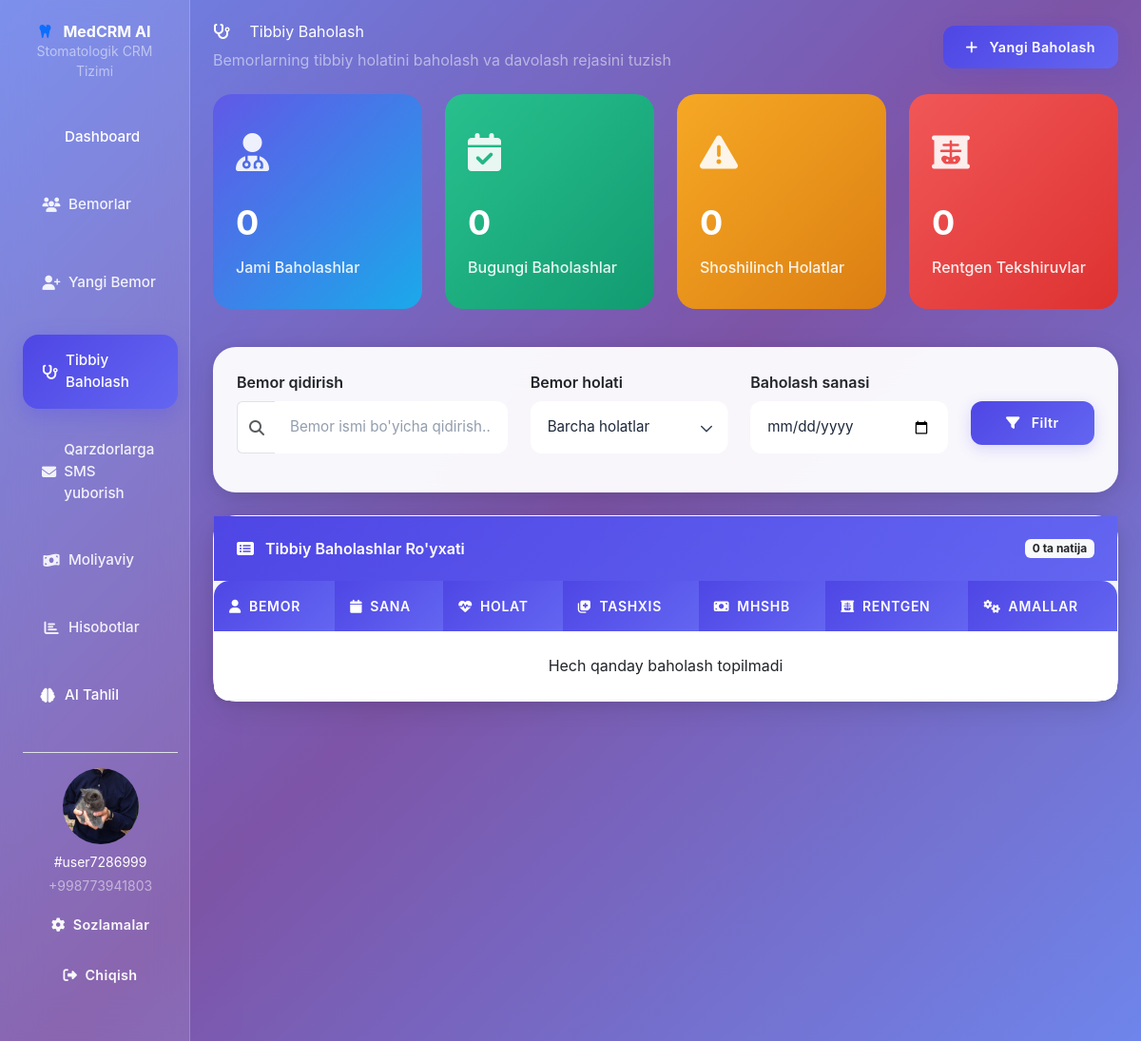
Page /patients/assessment/ (signed in) on the committed database.
### accounts/models.py (models this page shows, shortened)
class Account(AbstractBaseUser, PermissionsMixin):  # <--- PermissionsMixin qo'shildi
    class Meta:
        permissions = [('can_view_account', 'Can view account')]
        default_permissions = []
    first_name = models.CharField(max_length=50, blank=True, null=True)
    last_name = models.CharField(max_length=50, blank=True, null=True)
    profile_image = models.ImageField(upload_to='profile_images/', default="default_profile_image.png", blank=True, null=True)
    username = models.CharField(max_length=50, unique=True, editable=False)
    phone = models.CharField(max_length=15, unique=True, validators=[RegexValidator(regex=r'^\+998\d{9}$', message='Phone number must start with +998 followed by 9 digits')])
    email = models.EmailField(max_length=100, unique=True, blank=True, null=True)
    date_joined = models.DateTimeField(auto_now_add=True)
    last_login = models.DateTimeField(auto_now=True)
    is_admin = models.BooleanField(default=False)
    is_staff = models.BooleanField(default=False)
    is_active = models.BooleanField(default=True)
    is_superadmin = models.BooleanField(default=False)
    is_banned = models.BooleanField(default=False, blank=True, null=True)
    USERNAME_FIELD = 'phone'
    REQUIRED_FIELDS = ["first_name", "last_name"]
    objects = MyAccountManager()
    def profile_image_exists(self):
        return bool(self.profile_image)

### patients/views.py (the view, shortened to what this page needs)
# urls.py: path('assessment/', AssessmentView.as_view(), name='assessment'),
class AssessmentView(View):
    def get(self, request):
        if not request.user.is_authenticated:
            return redirect('login')
        """

        Bemor baholash sahifasini ko'rsatish.
        """
        assessments = MedicalAssessment.objects.select_related('patient').all().order_by('-assessment_date')
        patient_name = request.GET.get('patient_name', '')
        condition = request.GET.get('condition', '')
        assessment_date = request.GET.get('assessment_date', '')
        assessment_form = MedicalAssessmentForm()
        if patient_name:
            assessments = assessments.filter(patient__full_name__icontains=patient_name)
        if condition:
            assessments = assessments.filter(patient_condition=condition)
        if assessment_date:
            assessments = assessments.filter(assessment_date=assessment_date)
        context = {
            'assessments': assessments,
            'total_assessments': MedicalAssessment.objects.count(),
            'today_assessments': MedicalAssessment.objects.filter(assessment_date=date.today()).count(),
            'form': assessment_form,
            'emergency_cases': MedicalAssessment.objects.filter(patient_condition__in=['extraction', 'pulpitis']).count(),
            'xray_cases': MedicalAssessment.objects.filter(patient_condition='xray').count(),
        }
        return render(request, 'dashboard/assessment.html', context)

### Templates/dashboard/assessment.html (shortened to what this page needs)
{% extends 'base.html' %}
{% block content %}
<div class="animate-fade-in">
    <div class="d-flex justify-content-between align-items-center mb-4">
        <div>
            <h1 class="text-white mb-2">
                <i class="fas fa-stethoscope me-3"></i>
                Tibbiy Baholash
            </h1>
            <p class="text-white-50 mb-0">Bemorlarning tibbiy holatini baholash va davolash rejasini tuzish</p>
        </div>
        <button class="btn btn-primary" data-bs-toggle="modal" data-bs-target="#addAssessmentModal">
            <i class="fas fa-plus me-2"></i>
            Yangi Baholash
        </button>
    </div>
    <div class="row mb-4">
        <div class="col-lg-3 col-md-6 mb-3">
            <div class="stat-card">
                <div class="stat-icon">
                    <i class="fas fa-user-md"></i>
                </div>
                <div class="stat-number">{{ total_assessments }}</div>
                <div class="stat-label">Jami Baholashlar</div>
            </div>
        </div>
        <div class="col-lg-3 col-md-6 mb-3">
            <div class="stat-card" style="background: linear-gradient(135deg, #10b981, #059669);">
                <div class="stat-icon">
                    <i class="fas fa-calendar-check"></i>
                </div>
                <div class="stat-number">{{ today_assessments }}</div>
                <div class="stat-label">Bugungi Baholashlar</div>
            </div>
        </div>
        <div class="col-lg-3 col-md-6 mb-3">
            <div class="stat-card" style="background: linear-gradient(135deg, #f59e0b, #d97706);">
                <div class="stat-icon">
                    <i class="fas fa-exclamation-triangle"></i>
                </div>
                <div class="stat-number">{{ emergency_cases }}</div>
                <div class="stat-label">Shoshilinch Holatlar</div>
            </div>
        </div>
        <div class="col-lg-3 col-md-6 mb-3">
            <div class="stat-card" style="background: linear-gradient(135deg, #ef4444, #dc2626);">
                <div class="stat-icon">
                    <i class="fas fa-x-ray"></i>
                </div>
                <div class="stat-number">{{ xray_cases }}</div>
                <div class="stat-label">Rentgen Tekshiruvlar</div>
            </div>
        </div>
    </div>
    <div class="glass-card p-4 mb-4">
        <form method="GET">
            <div class="row">
                <div class="col-md-4 mb-3">
                    <label class="form-label text-dark fw-semibold">Bemor qidirish</label>
                    <div class="input-group">
                        <span class="input-group-text bg-white border-end-0">
                            <i class="fas fa-search text-muted"></i>
                        </span>
                        <input type="text" name="patient_name" class="form-control border-start-0"
                               placeholder="Bemor ismi bo'yicha qidirish..." value="{{ request.GET.patient_name }}">
                    </div>
                </div>
                <div class="col-md-3 mb-3">
                    <label class="form-label text-dark fw-semibold">Bemor holati</label>
                    <select class="form-select" name="condition">
                        <option value="">Barcha holatlar</option>
                    </select>
                </div>
                <div class="col-md-3 mb-3">
                    <label class="form-label text-dark fw-semibold">Baholash sanasi</label>
                    <input type="date" name="assessment_date" class="form-control" value="{{ request.GET.assessment_date }}">
                </div>
                <div class="col-md-2 mb-3">
                    <label class="form-label text-dark fw-semibold">&nbsp;</label>
                    <button type="submit" class="btn btn-primary w-100">
                        <i class="fas fa-filter me-2"></i>
                        Filtr
                    </button>
                </div>
            </div>
        </form>
    </div>
    <div class="glass-card">
        <div class="card-header d-flex justify-content-between align-items-center">
            <h5 class="mb-0">
                <i class="fas fa-list-alt me-2"></i>
                Tibbiy Baholashlar Ro'yxati
            </h5>
            <span class="badge bg-light text-dark">{{ assessments.count }} ta natija</span>
        </div>
        <div class="card-body p-0">
            <div class="table-responsive">
                <table class="table table-hover mb-0">
                    <thead>
                        <tr>
                            <th><i class="fas fa-user me-2"></i>Bemor</th>
                            <th><i class="fas fa-calendar me-2"></i>Sana</th>
                            <th><i class="fas fa-heartbeat me-2"></i>Holat</th>
                            <th><i class="fas fa-notes-medical me-2"></i>Tashxis</th>
                            <th><i class="fas fa-money-bill me-2"></i>MHSHB</th>
                            <th><i class="fas fa-x-ray me-2"></i>Rentgen</th>
                            <th><i class="fas fa-cogs me-2"></i>Amallar</th>
                        </tr>
                    </thead>
                    <tbody>
                        {% for assessment in assessments %}
                        <tr>
                            <td>
                                <div class="d-flex align-items-center">
                                    <div class="avatar-sm bg-primary text-white rounded-circle d-flex align-items-center justify-content-center me-3">
                                        {{ assessment.patient.full_name|slice:":2" }}
                                    </div>
                                    <div>
                                        <strong>{{ assessment.patient.full_name }}</strong>
                                        <br>
                                        <small class="text-muted">ID: {{ assessment.patient.id }}</small>
                                    </div>
                                </div>
                            </td>
                            <td>
                                <span class="fw-semibold">{{ assessment.assessment_date|date:"d.m.Y" }}</span>
                                <br>
                                <small class="text-muted">{{ assessment.created|time }}</small>
                            </td>
                            <td>
                                <span class="badge bg-danger-subtle text-danger px-3 py-2">
                                    <i class="fas fa-tooth me-1"></i>
                                    {{ assessment.get_patient_condition_display }}
                                </span>
                            </td>
                            <td>
                                <span class="text-truncate d-inline-block" style="max-width: 200px;" title="{{ assessment.diagnosis|default:'Tashxis kiritilmagan' }}">
                                    {{ assessment.diagnosis|truncatechars:30|default:'Tashxis kiritilmagan' }}
                                </span>
                            </td>
                            <td>
                                <span class="fw-bold text-success">{{ assessment.total_mhshb }} so'm</span>
                            </td>
                            <td>
                                <span class="badge {% if assessment.rengen_image %}bg-success-subtle text-success{% else %}bg-secondary-subtle text-secondary{% endif %}">
                                    <i class="fas {% if assessment.rengen_image %}fa-check{% else %}fa-times{% endif %} me-1"></i>
                                    {% if assessment.rengen_image %}Mavjud{% else %}Yo'q{% endif %}
                                </span>
                            </td>
                            <td>
                                <div class="action-buttons">
                                    <a href="{% url 'assessment_detail' assessment.id %}" class="btn btn-sm btn-outline-primary action-btn me-1" title="Ko'rish">
                                        <i class="fas fa-eye"></i>
                                    </a>
                                    <a href="{% url 'assessment_edit' assessment.id %}" class="btn btn-sm btn-outline-success action-btn me-1" title="Tahrirlash">
                                        <i class="fas fa-edit"></i>
                                    </a>
                                    <form method="post" action="{% url 'assessment_delete' assessment.id %}" class="d-inline">
                                        {% csrf_token %}
                                        <button type="submit" class="btn btn-sm btn-outline-danger action-btn" title="O'chirish" onclick="return confirm('Haqiqatan ham bu baholashni o\'chirmoqchimisiz?')">
                                            <i class="fas fa-trash"></i>
                                        </button>
                                    </form>
                                </div>
                            </td>
                        </tr>
                        {% empty %}
                        <tr>
                            <td colspan="7" class="text-center py-4">Hech qanday baholash topilmadi</td>
                        </tr>
                        {% endfor %}
                    </tbody>
                </table>
            </div>
        </div>
    </div>
</div>
{% endblock %}
{% block extra_js %}
<link href="https://cdn.jsdelivr.net/npm/select2@4.1.0-rc.0/dist/css/select2.min.css" rel="stylesheet" />
{% endblock %}

### Templates/includes/header.html (shortened to what this page needs)
<div class="col-md-3 col-lg-2 sidebar p-4">
    <div class="text-center mb-4">
        <h3 class="text-white fw-bold">
            <i class="fas fa-tooth text-primary me-2"></i>
            MedCRM AI
        </h3>
        <p class="text-white-50 small">Stomatologik CRM Tizimi</p>
    </div>
    <nav class="nav flex-column">
        <a class="nav-link nav-item text-white p-3 {% if request.path == '/' %}active{% endif %}"
           href="{% url 'home' %}">
             Dashboard
        </a>
        <a class="nav-link nav-item {% if request.path == '/patients/' %}active{% endif %}"
           href="{% url 'patients' %}">
            <i class="fas fa-users me-2"></i> Bemorlar
        </a>
        <a class="nav-link nav-item {% if request.path == '/patients/add/' %}active{% endif %}"
           href="{% url 'add_patient' %}">
            <i class="fas fa-user-plus me-2"></i> Yangi Bemor
        </a>
        <a class="nav-link nav-item {% if request.path == '/patients/assessment/' %}active{% endif %}"
           href="{% url 'assessment' %}">
            <i class="fas fa-stethoscope me-2"></i> Tibbiy Baholash
        </a>
        <a class="nav-link nav-item"
           href="{% url 'debt_notification' %}">
            <i class="fa-solid fa-envelope me-2"></i> Qarzdorlarga SMS yuborish
        </a>
        <a class="nav-link nav-item {% if request.path == '/payments/' %}active{% endif %}"
           href="{% url 'payment' %}">
            <i class="fas fa-money-bill-wave me-2"></i> Moliyaviy
        </a>
        <a class="nav-link nav-item {% if request.path == '/reports/' %}active{% endif %}"
           href="{% url 'reports' %}">
            <i class="fas fa-chart-bar me-2"></i> Hisobotlar
        </a>
        <a class="nav-link nav-item text-white p-3"
           href="#">
            <i class="fas fa-brain me-2"></i> AI Tahlil
        </a>
        {% if user.is_authenticated %}
        <div class="mt-4 pt-3 border-top border-white-50">
            <div class="text-center">
                <div class="mb-2 d-flex justify-content-center align-items-center">
                    {% if user.profile_image_exists %}
                    <img src="{{ user.profile_image.url }}" alt="User Image"
                        class="rounded-circle img-fluid"
                        style="width: 80px; height: 80px; object-fit: cover;">
                    {% else %}
                    <i class="fas fa-user-circle fa-2x text-white"></i>
                    {% endif %}
                </div>
                <p class="text-white small mb-1">{{ user.get_full_name|default:user.username }}</p>
                <p class="text-white-50 small">{{ user.phone }}</p>
                <a href="{% url 'settings' %}" class="btn btn-sm btn-outline-light mt-2">
                    <i class="fa-solid fa-gear me-1"></i> Sozlamalar
                </a>
                <a href="{% url 'logout' %}" class="btn btn-sm btn-outline-light mt-2">
                    <i class="fas fa-sign-out-alt me-1"></i> Chiqish
                </a>
            </div>
        </div>
        {% endif %}
    </nav>
</div>

### rows in the picture
Account: profile_image (picture), get_full_name "#user7286999", phone "+998773941803"

### other values in the picture
{{ total_assessments }} "0"
{{ today_assessments }} "0"
{{ emergency_cases }} "0"
{{ xray_cases }} "0"
{{ assessments.count }} "0"
